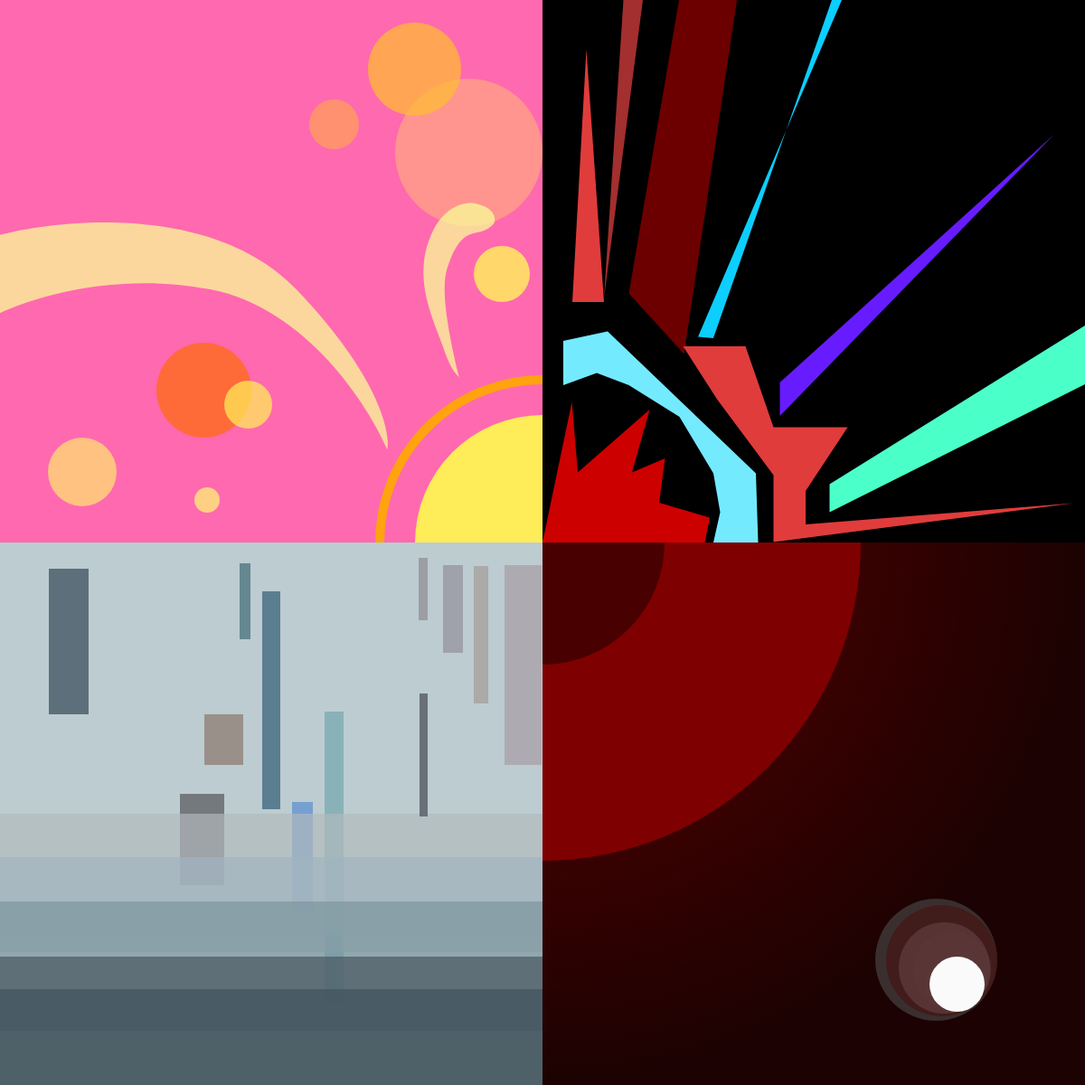
Frame 1 (no input)
Frame 60 (no input): identical to frame 1, image omitted
Frame 120 (the mouse pressed at the canvas centre since frame 60): identical to frame 1, image omitted

The p5.js sketch that drew this single still picture (run headless with seeded random() and noise() and a simulated clock; from frame 60 on, the mouse is pressed at the canvas centre):

// p5.js sketch
// ── sketch.js
function setup() {
  createCanvas(1200,1200);
}

function draw() {
  background(255);
  noStroke();
  ellipseMode(CENTER);
  fill(0);
  rect(600,0,600,600);
  fill('#FF1E87aa');
  rect(0,0,600,600);
  fill('#BCCCD1');
  rect(0,600,600,600);
  
 
 
  fill('#FFEC59');
  arc(600,600,282,282,PI,PI+PI/2);
  ellipseMode(CENTER);
  noFill();
  stroke('#FFA30F');
  strokeWeight(10);
  strokeCap(SQUARE);
  arc(600,600,360,360,PI,PI+PI/2);

  ellipseMode(CORNER);
  noStroke();
  fill('#FFA584BB');
  ellipse(437,87,163,163);
  fill('#FFBB33BB');
  ellipse(407,25,103,103);
  fill('#FFA05CBB');
  ellipse(342,110,55,55);
  fill('#FFFF54BB');
  ellipse(524,272,62,62);
  fill('#FF6B0FBB');
  ellipse(173,379,105);
  fill('#FFE372BB');
  ellipse(53,484,76,76);
  fill('#FFEC59BB');
  ellipse(248,421,53,53);
  fill('#FFF673BB');
  ellipse(215,539,28,28);

  fill('#FAFF98bb');
  beginShape();
  vertex(0,346.33);
  bezierVertex(35.33,328.99,130,299.53,234,320.33);
  bezierVertex(338,341.13,407,447.33,428.5,497.83);
  bezierVertex(432.33,477.66,417.6,413.93,328,320.33);
  bezierVertex(238.4,226.73,72.67,240.99,0,259.83);
  bezierVertex(0,346.33);
  bezierVertex(234,320.33);
  endShape(CLOSE);

   fill('#FAFF98bb');
  beginShape();
  vertex(507.75,417.07);
  bezierVertex(485.25,324.58,491.78,304.13,496.58,291.09);
  bezierVertex(513.88,244.06,529.43,266.33,546.18,247.25);
  bezierVertex(548.29,244.84,550.1,229.29,523.92,224.79);
  bezierVertex(503.76,222.78,487.24,238.47,479.02,255.1);
  bezierVertex(453.98,305.75,479.63,353,490.23,384.13);
  bezierVertex(498.71,409.03,503.93,412.67,507.75,417.07);
  endShape(CLOSE);









fill('#74EAFF');
  beginShape();
  vertex(623,377);
  vertex(672,366.5);
  vertex(836,523.5);
  vertex(838.5,600);
  vertex(813.5,600);
  vertex(789,600);
  vertex(796.5,566.5);
  vertex(789,523.5);
  vertex(751.5,461);
  vertex(695.5,426);
  vertex(660,412.5);
  vertex(623,426);
  endShape(CLOSE);

  fill('#E03C3C');
  beginShape();
  vertex(633,334);
  vertex(668,334);
  vertex(648.5,54.5);
  endShape(CLOSE);

  fill('#A32F2F');
  beginShape();
  vertex(668,329.5);
  vertex(689.5,0);
  vertex(711,0);
  endShape(CLOSE);

  fill('#6C0000');
  beginShape();
  vertex(756.5,391.5);
  vertex(695.5,324.5);
  vertex(751,0);
  vertex(815,0);
  endShape(CLOSE);

    fill('#E03C3C');
  beginShape();
  vertex(755.5,383);
  vertex(824.5,383);
  vertex(855.5,472.5);
  vertex(937.5,472.5);
  vertex(891,543);
  vertex(891,580);
  vertex(1187.5,556.5);
  vertex(855.5,599.5);
  vertex(855.5,562.5);
  vertex(855.5,525.5);
  vertex(793,441.5);
  endShape(CLOSE);

  fill('#CD0000');
  beginShape();
  vertex(600,600);
  vertex(632.5,444.5);
  vertex(639,522.5);
  vertex(718.5,453);
  vertex(699,522.5);
  vertex(735.5,507);
  vertex(729,556);
  vertex(785,572.5);
  vertex(779.5,600);
  endShape(CLOSE);

  fill('#0CCEFF');
  beginShape();
  vertex(772,372.45);
  vertex(788.93,374.01);
  vertex(920,0);
  vertex(931,0);
  endShape(CLOSE);

  fill('#671CFF');
  beginShape();
  vertex(862.5,423);
  vertex(862.5,460);
  vertex(1166,148.5);
  endShape(CLOSE);

  fill('#4BFFC9');
  beginShape();
  vertex(917.5,535.5);
  vertex(917.5,566.5);
  vertex(1200,425);
  vertex(1200,360);
  endShape(CLOSE);

  fill('#65878F');
  rect(265,623,12,84);
  fill('#5B7D90');
  rect(290,654,20,241);
  fill('#8A7268AA');
  rect(226,790,43,56);
  fill('#89B2B8');
  rect(359,787,21,322);
  fill('#76A0CF');
  rect(323,887,23,121);
  fill('#74797E');
  rect(199,878,49,101);

  fill('#B3BBBEaa');
  rect(0,900,600,134);
  fill('#A1B4C0aa');
  rect(0,948,600,105);
  fill('#7B959Daa');
  rect(0,997,600,143);
  fill('#45555Daa');
  rect(0,1058,600,142);
  fill('#3F535Caa');
  rect(0,1094,600,106);
  fill('#5D6F7A');
  rect(54,629,44,161);
  fill('#69707A');
  rect(464,767,9,136);
  fill('#9D9EA4');
  rect(463,617,10,69);
  fill('#9FA1AB');
  rect(490,625,22,97);
  fill('#ACA9A9');
  rect(524,626,16,152);
  fill('#ADABB1');
  rect(558,625,41,221);

  let gradiant1 = drawingContext.createRadialGradient(600, 600,0,600,600,600);
  gradiant1.addColorStop(0, '#5F0000');
  gradiant1.addColorStop(1, '#1C0202');
  drawingContext.fillStyle = gradiant1;
  rect(600,600,600,600);


  ellipseMode(CENTER);
  fill('#7F0000');
  arc(600,600,704,704,0,PI/2);
  fill('#490000')
  arc(600,600,270,270,0,PI/2);

  ellipseMode(CORNER);
  fill('#E1DEDE');
  ellipse(994,1020,101);
  fill('#F6F6F6CC');
  ellipse(1010,1030,86);
  fill('#484646aa');
  ellipse(968,994,135);
  fill('#471111aa');
  ellipse(980,1001,123);
  fill(250);
  ellipse(1028,1058,61);





}
